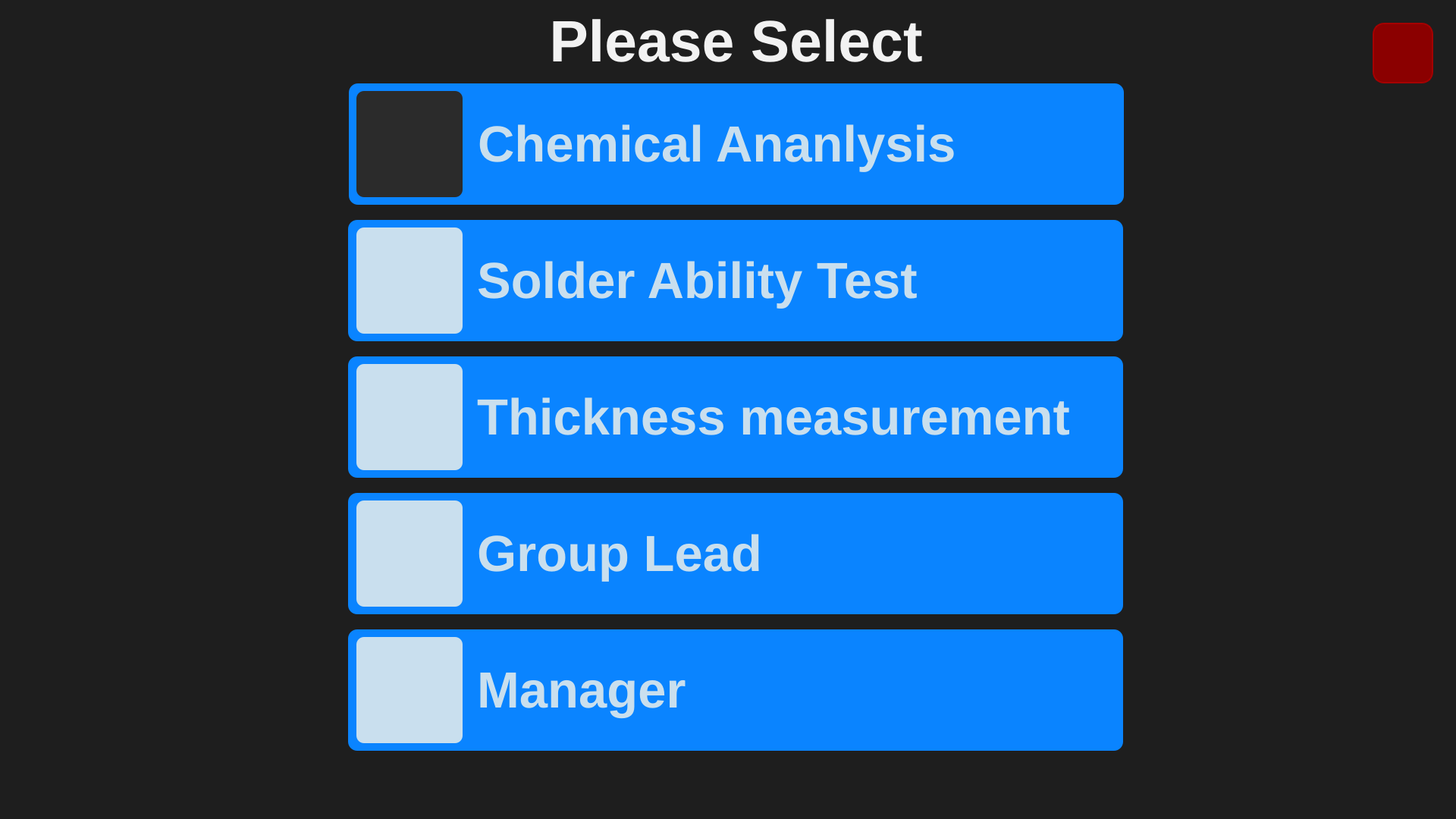
<?xml version="1.0" encoding="UTF-8"?>
<ui version="4.0">
 <class>MainWindow</class>
 <widget class="QMainWindow" name="MainWindow">
  <property name="geometry">
   <rect>
    <x>0</x>
    <y>0</y>
    <width>1920</width>
    <height>1080</height>
   </rect>
  </property>
  <property name="windowTitle">
   <string>MainWindow</string>
  </property>
  <property name="styleSheet">
   <string notr="true">background-color: #1E1E1E;</string>
  </property>
  <widget class="QWidget" name="centralwidget">
   <widget class="QPushButton" name="btnSAT">
    <property name="geometry">
     <rect>
      <x>459</x>
      <y>290</y>
      <width>1022</width>
      <height>160</height>
     </rect>
    </property>
    <property name="font">
     <font>
      <pointsize>50</pointsize>
      <weight>75</weight>
      <bold>true</bold>
     </font>
    </property>
    <property name="styleSheet">
     <string notr="true">color: #C9DFEE;
background-color:  #0A84FF;
border-radius: 12px;
text-align: left;
padding-left: 170 px;
</string>
    </property>
    <property name="text">
     <string>Solder Ability Test</string>
    </property>
   </widget>
   <widget class="QPushButton" name="btnTM">
    <property name="geometry">
     <rect>
      <x>459</x>
      <y>470</y>
      <width>1022</width>
      <height>160</height>
     </rect>
    </property>
    <property name="font">
     <font>
      <pointsize>50</pointsize>
      <weight>75</weight>
      <bold>true</bold>
     </font>
    </property>
    <property name="layoutDirection">
     <enum>Qt::LeftToRight</enum>
    </property>
    <property name="styleSheet">
     <string notr="true">color: #C9DFEE;
background-color:  #0A84FF;
border-radius: 12px;
text-align: left;
padding-left: 170 px;
</string>
    </property>
    <property name="text">
     <string>Thickness measurement</string>
    </property>
    <property name="autoDefault">
     <bool>false</bool>
    </property>
    <property name="default">
     <bool>false</bool>
    </property>
    <property name="flat">
     <bool>false</bool>
    </property>
   </widget>
   <widget class="QPushButton" name="btnCA">
    <property name="geometry">
     <rect>
      <x>460</x>
      <y>110</y>
      <width>1022</width>
      <height>160</height>
     </rect>
    </property>
    <property name="font">
     <font>
      <pointsize>50</pointsize>
      <weight>75</weight>
      <bold>true</bold>
     </font>
    </property>
    <property name="styleSheet">
     <string notr="true">color: #C9DFEE;
background-color:  #0A84FF;
border-radius: 12px;
text-align: left;
padding-left: 170 px;
</string>
    </property>
    <property name="text">
     <string>Chemical Ananlysis</string>
    </property>
   </widget>
   <widget class="QLabel" name="labelPS">
    <property name="geometry">
     <rect>
      <x>460</x>
      <y>0</y>
      <width>1021</width>
      <height>111</height>
     </rect>
    </property>
    <property name="font">
     <font>
      <pointsize>58</pointsize>
      <weight>75</weight>
      <bold>true</bold>
     </font>
    </property>
    <property name="styleSheet">
     <string notr="true">background:	None;

color: #F2F2F2;
</string>
    </property>
    <property name="text">
     <string>&lt;html&gt;&lt;head/&gt;&lt;body&gt;&lt;p align=&quot;center&quot;&gt;Please Select&lt;/p&gt;&lt;/body&gt;&lt;/html&gt;</string>
    </property>
   </widget>
   <widget class="QLabel" name="iconCA">
    <property name="geometry">
     <rect>
      <x>470</x>
      <y>120</y>
      <width>140</width>
      <height>140</height>
     </rect>
    </property>
    <property name="styleSheet">
     <string notr="true">background-color: #2B2B2B;
border-radius:10px</string>
    </property>
    <property name="text">
     <string/>
    </property>
    <property name="pixmap">
     <pixmap>Image/chemical_Analysis.png</pixmap>
    </property>
    <property name="scaledContents">
     <bool>true</bool>
    </property>
   </widget>
   <widget class="QLabel" name="iconSAT">
    <property name="geometry">
     <rect>
      <x>470</x>
      <y>300</y>
      <width>140</width>
      <height>140</height>
     </rect>
    </property>
    <property name="styleSheet">
     <string notr="true">background-color: #C9DFEE;
border-radius:10px</string>
    </property>
    <property name="text">
     <string/>
    </property>
    <property name="pixmap">
     <pixmap>Image/solder_ability_test.png</pixmap>
    </property>
    <property name="scaledContents">
     <bool>true</bool>
    </property>
   </widget>
   <widget class="QLabel" name="iconTM">
    <property name="geometry">
     <rect>
      <x>470</x>
      <y>480</y>
      <width>140</width>
      <height>140</height>
     </rect>
    </property>
    <property name="styleSheet">
     <string notr="true">background-color: #C9DFEE;
border-radius:10px
</string>
    </property>
    <property name="text">
     <string/>
    </property>
    <property name="pixmap">
     <pixmap>Image/tape-measure.png</pixmap>
    </property>
    <property name="scaledContents">
     <bool>true</bool>
    </property>
   </widget>
   <widget class="QPushButton" name="btnGL">
    <property name="geometry">
     <rect>
      <x>459</x>
      <y>650</y>
      <width>1022</width>
      <height>160</height>
     </rect>
    </property>
    <property name="font">
     <font>
      <pointsize>50</pointsize>
      <weight>75</weight>
      <bold>true</bold>
     </font>
    </property>
    <property name="contextMenuPolicy">
     <enum>Qt::NoContextMenu</enum>
    </property>
    <property name="layoutDirection">
     <enum>Qt::LeftToRight</enum>
    </property>
    <property name="autoFillBackground">
     <bool>false</bool>
    </property>
    <property name="styleSheet">
     <string notr="true">color: #C9DFEE;
background-color:  #0A84FF;
border-radius: 12px;
text-align: left;
padding-left: 170 px;
</string>
    </property>
    <property name="text">
     <string>Group Lead</string>
    </property>
    <property name="autoDefault">
     <bool>false</bool>
    </property>
    <property name="default">
     <bool>false</bool>
    </property>
    <property name="flat">
     <bool>false</bool>
    </property>
   </widget>
   <widget class="QLabel" name="iconGL">
    <property name="geometry">
     <rect>
      <x>470</x>
      <y>660</y>
      <width>140</width>
      <height>140</height>
     </rect>
    </property>
    <property name="styleSheet">
     <string notr="true">background-color: #C9DFEE;
border-radius:10px</string>
    </property>
    <property name="text">
     <string/>
    </property>
    <property name="pixmap">
     <pixmap>Image/Group_lead.png</pixmap>
    </property>
    <property name="scaledContents">
     <bool>true</bool>
    </property>
   </widget>
   <widget class="QPushButton" name="btnMGR">
    <property name="geometry">
     <rect>
      <x>459</x>
      <y>830</y>
      <width>1022</width>
      <height>160</height>
     </rect>
    </property>
    <property name="font">
     <font>
      <pointsize>50</pointsize>
      <weight>75</weight>
      <bold>true</bold>
     </font>
    </property>
    <property name="contextMenuPolicy">
     <enum>Qt::NoContextMenu</enum>
    </property>
    <property name="layoutDirection">
     <enum>Qt::LeftToRight</enum>
    </property>
    <property name="autoFillBackground">
     <bool>false</bool>
    </property>
    <property name="styleSheet">
     <string notr="true">color: #C9DFEE;
background-color:  #0A84FF;
border-radius: 12px;
text-align: left;
padding-left: 170 px;
</string>
    </property>
    <property name="text">
     <string>Manager</string>
    </property>
    <property name="autoDefault">
     <bool>false</bool>
    </property>
    <property name="default">
     <bool>false</bool>
    </property>
    <property name="flat">
     <bool>false</bool>
    </property>
   </widget>
   <widget class="QLabel" name="iconMGR">
    <property name="geometry">
     <rect>
      <x>470</x>
      <y>840</y>
      <width>140</width>
      <height>140</height>
     </rect>
    </property>
    <property name="styleSheet">
     <string notr="true">background-color: #C9DFEE;
border-radius:10px</string>
    </property>
    <property name="text">
     <string/>
    </property>
    <property name="pixmap">
     <pixmap>Image/Manager.png</pixmap>
    </property>
    <property name="scaledContents">
     <bool>true</bool>
    </property>
   </widget>
   <widget class="QPushButton" name="closebtnSelect">
    <property name="geometry">
     <rect>
      <x>1810</x>
      <y>30</y>
      <width>80</width>
      <height>80</height>
     </rect>
    </property>
    <property name="font">
     <font>
      <pointsize>50</pointsize>
      <weight>75</weight>
      <bold>true</bold>
     </font>
    </property>
    <property name="styleSheet">
     <string notr="true">background-color:  #8b0000;
border: 2px solid #a40000;
border-radius: 15px;
</string>
    </property>
    <property name="icon">
     <iconset>
      <normaloff>Image/close.png</normaloff>Image/close.png</iconset>
    </property>
    <property name="iconSize">
     <size>
      <width>65</width>
      <height>65</height>
     </size>
    </property>
   </widget>
  </widget>
  <widget class="QMenuBar" name="menubar">
   <property name="geometry">
    <rect>
     <x>0</x>
     <y>0</y>
     <width>1920</width>
     <height>21</height>
    </rect>
   </property>
  </widget>
  <widget class="QStatusBar" name="statusbar"/>
 </widget>
 <resources/>
 <connections/>
</ui>
